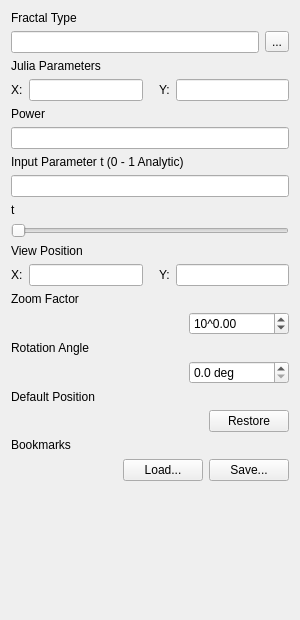
<?xml version="1.0" encoding="UTF-8"?>
<ui version="4.0">
 <class>ParametersPage</class>
 <widget class="QWidget" name="ParametersPage">
  <property name="geometry">
   <rect>
    <x>0</x>
    <y>0</y>
    <width>300</width>
    <height>620</height>
   </rect>
  </property>
  <property name="windowTitle">
   <string>Parameters</string>
  </property>
  <layout class="QVBoxLayout">
   <item>
    <widget class="QLabel" name="label">
     <property name="text">
      <string>Fractal Type</string>
     </property>
    </widget>
   </item>
   <item>
    <layout class="QHBoxLayout">
     <item>
      <widget class="QLineEdit" name="editType">
       <property name="text">
        <string/>
       </property>
       <property name="readOnly">
        <bool>true</bool>
       </property>
      </widget>
     </item>
     <item>
      <widget class="QToolButton" name="buttonType">
       <property name="text">
        <string>...</string>
       </property>
      </widget>
     </item>
    </layout>
   </item>
   <item>
    <widget class="QLabel" name="labelJulia">
     <property name="text">
      <string>Julia Parameters</string>
     </property>
    </widget>
   </item>
   <item>
    <layout class="QHBoxLayout">
     <item>
      <widget class="QLabel" name="labelJuliaX">
       <property name="text">
        <string>X:</string>
       </property>
      </widget>
     </item>
     <item>
      <widget class="DoubleEdit" name="editJuliaX">
       <property name="text">
        <string/>
       </property>
      </widget>
     </item>
     <item>
      <spacer>
       <property name="orientation">
        <enum>Qt::Horizontal</enum>
       </property>
       <property name="sizeType">
        <enum>QSizePolicy::Fixed</enum>
       </property>
       <property name="sizeHint" stdset="0">
        <size>
         <width>10</width>
         <height>1</height>
        </size>
       </property>
      </spacer>
     </item>
     <item>
      <widget class="QLabel" name="labelJuliaY">
       <property name="text">
        <string>Y:</string>
       </property>
      </widget>
     </item>
     <item>
      <widget class="DoubleEdit" name="editJuliaY">
       <property name="text">
        <string/>
       </property>
      </widget>
     </item>
    </layout>
   </item>
   <item>
    <widget class="QLabel" name="label_2">
     <property name="text">
      <string>Power</string>
     </property>
    </widget>
   </item>
   <item>
    <widget class="QLineEdit" name="lineEdit"/>
   </item>
   <item>
    <widget class="QLabel" name="label_3">
     <property name="text">
      <string>Input Parameter t (0 - 1 Analytic)</string>
     </property>
    </widget>
   </item>
   <item>
    <widget class="QLineEdit" name="lineEdit_2"/>
   </item>
   <item>
    <widget class="QLabel" name="label_5">
     <property name="text">
      <string>t</string>
     </property>
    </widget>
   </item>
   <item>
    <widget class="QSlider" name="SliderT">
     <property name="maximum">
      <number>10000</number>
     </property>
     <property name="orientation">
      <enum>Qt::Horizontal</enum>
     </property>
    </widget>
   </item>
   <item>
    <widget class="QLabel" name="labelPosition">
     <property name="text">
      <string>View Position</string>
     </property>
    </widget>
   </item>
   <item>
    <layout class="QHBoxLayout">
     <item>
      <widget class="QLabel" name="labelPositionX">
       <property name="text">
        <string>X:</string>
       </property>
      </widget>
     </item>
     <item>
      <widget class="DoubleEdit" name="editPositionX">
       <property name="text">
        <string/>
       </property>
      </widget>
     </item>
     <item>
      <spacer>
       <property name="orientation">
        <enum>Qt::Horizontal</enum>
       </property>
       <property name="sizeType">
        <enum>QSizePolicy::Fixed</enum>
       </property>
       <property name="sizeHint" stdset="0">
        <size>
         <width>10</width>
         <height>1</height>
        </size>
       </property>
      </spacer>
     </item>
     <item>
      <widget class="QLabel" name="labelPositionY">
       <property name="text">
        <string>Y:</string>
       </property>
      </widget>
     </item>
     <item>
      <widget class="DoubleEdit" name="editPositionY">
       <property name="text">
        <string/>
       </property>
      </widget>
     </item>
    </layout>
   </item>
   <item>
    <widget class="QLabel" name="labelZoom">
     <property name="text">
      <string>Zoom Factor</string>
     </property>
    </widget>
   </item>
   <item>
    <layout class="QHBoxLayout">
     <item>
      <spacer>
       <property name="orientation">
        <enum>Qt::Horizontal</enum>
       </property>
       <property name="sizeHint" stdset="0">
        <size>
         <width>40</width>
         <height>20</height>
        </size>
       </property>
      </spacer>
     </item>
     <item>
      <widget class="QDoubleSpinBox" name="spinZoom">
       <property name="minimumSize">
        <size>
         <width>100</width>
         <height>0</height>
        </size>
       </property>
       <property name="prefix">
        <string>10^</string>
       </property>
       <property name="minimum">
        <double>-1.000000000000000</double>
       </property>
       <property name="maximum">
        <double>15.000000000000000</double>
       </property>
       <property name="singleStep">
        <double>0.100000000000000</double>
       </property>
      </widget>
     </item>
    </layout>
   </item>
   <item>
    <widget class="QLabel" name="labelAngle">
     <property name="text">
      <string>Rotation Angle</string>
     </property>
    </widget>
   </item>
   <item>
    <layout class="QHBoxLayout">
     <item>
      <spacer>
       <property name="orientation">
        <enum>Qt::Horizontal</enum>
       </property>
       <property name="sizeHint" stdset="0">
        <size>
         <width>40</width>
         <height>20</height>
        </size>
       </property>
      </spacer>
     </item>
     <item>
      <widget class="QDoubleSpinBox" name="spinAngle">
       <property name="minimumSize">
        <size>
         <width>100</width>
         <height>0</height>
        </size>
       </property>
       <property name="suffix">
        <string> deg</string>
       </property>
       <property name="decimals">
        <number>1</number>
       </property>
       <property name="minimum">
        <double>0.000000000000000</double>
       </property>
       <property name="maximum">
        <double>360.000000000000000</double>
       </property>
       <property name="singleStep">
        <double>5.000000000000000</double>
       </property>
      </widget>
     </item>
    </layout>
   </item>
   <item>
    <widget class="QLabel" name="labelDefault">
     <property name="text">
      <string>Default Position</string>
     </property>
    </widget>
   </item>
   <item>
    <layout class="QHBoxLayout">
     <item>
      <spacer>
       <property name="orientation">
        <enum>Qt::Horizontal</enum>
       </property>
       <property name="sizeHint" stdset="0">
        <size>
         <width>40</width>
         <height>20</height>
        </size>
       </property>
      </spacer>
     </item>
     <item>
      <widget class="QPushButton" name="buttonRestore">
       <property name="text">
        <string>Restore</string>
       </property>
      </widget>
     </item>
    </layout>
   </item>
   <item>
    <widget class="QLabel" name="labelBookmarks">
     <property name="text">
      <string>Bookmarks</string>
     </property>
    </widget>
   </item>
   <item>
    <layout class="QHBoxLayout">
     <item>
      <spacer>
       <property name="orientation">
        <enum>Qt::Horizontal</enum>
       </property>
       <property name="sizeHint" stdset="0">
        <size>
         <width>84</width>
         <height>25</height>
        </size>
       </property>
      </spacer>
     </item>
     <item>
      <widget class="QPushButton" name="buttonLoad">
       <property name="text">
        <string>Load...</string>
       </property>
      </widget>
     </item>
     <item>
      <widget class="QPushButton" name="buttonSave">
       <property name="text">
        <string>Save...</string>
       </property>
      </widget>
     </item>
    </layout>
   </item>
   <item>
    <spacer>
     <property name="orientation">
      <enum>Qt::Vertical</enum>
     </property>
     <property name="sizeHint" stdset="0">
      <size>
       <width>20</width>
       <height>21</height>
      </size>
     </property>
    </spacer>
   </item>
  </layout>
 </widget>
 <customwidgets>
  <customwidget>
   <class>DoubleEdit</class>
   <extends>QLineEdit</extends>
   <header>doubleedit.h</header>
  </customwidget>
 </customwidgets>
 <tabstops>
  <tabstop>editJuliaX</tabstop>
  <tabstop>editJuliaY</tabstop>
  <tabstop>editPositionX</tabstop>
  <tabstop>editPositionY</tabstop>
  <tabstop>spinZoom</tabstop>
  <tabstop>spinAngle</tabstop>
  <tabstop>buttonRestore</tabstop>
 </tabstops>
 <resources/>
 <connections/>
</ui>
